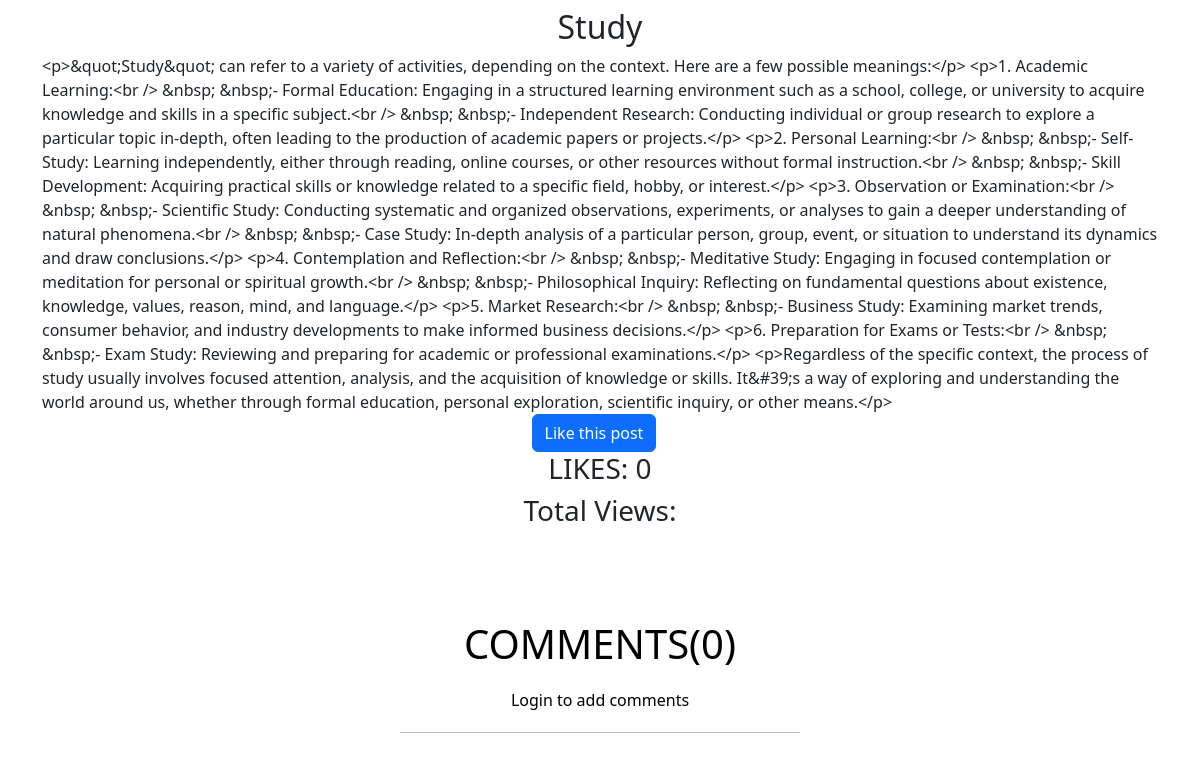
Page /blog_details/2/ on the committed database.
### myblogs/models.py (models this page shows, shortened)
class blog_post(models.Model):
    blog_name =models.CharField(max_length=100)
    cover_img =models.ImageField(upload_to ='images/')
    blog_description=RichTextField()
    blog_cat = models.ForeignKey(Blog_Category,on_delete=models.CASCADE)
    like_count = models.IntegerField(default=0,null=True)
    views_count =models.IntegerField(default=0,null=True)

### myblogs/views.py (the view)
# urls.py: path('blog_details/<str:blog_id>/',views.blog_details,name ='blog_details'),
def blog_details(request,blog_id):
    obj = get_object_or_404(blog_post, pk=blog_id)
    form = CommentForm()
    z= obj.views_count
    z=z+1
    obj.views_count=z
    obj.save()
    return render(request, "myblogs/blog_details.html", {"obj": obj, "form": form})

### myblogs/templates/myblogs/blog_details.html (shortened to what this page needs)
<!DOCTYPE html>
<html lang="en">
<head>
    <link href="https://cdn.jsdelivr.net/npm/bootstrap@5.3.2/dist/css/bootstrap.min.css" rel="stylesheet">
</head>
<body>
    <div class="container mt-2">
        <h2 class="text-center">{{ obj.blog_name }}</h2>
        {{ obj.blog_description}}
    </div>
    <div class="container text-center " >
        <a href="{% url 'add_likes' obj.id %}"class="btn btn-primary " >Like this post</a>
        <span class="container text-center">
        <h3>LIKES: {{obj.like_count}}</h3>
        <h3>Total Views: {{obj.view_count}}</h3>
        </span>
    </div>
   {% with comment_count=obj.comments.count %}
   <div class="comments-container text-center" style="margin: auto; width: 100%; max-width: 800px;">
       <h1 style="margin-bottom: 20px; margin-top: 60px; color:black; text-align: center;">COMMENTS({{ comment_count }})</h1>
       {% if user.is_authenticated %}
           <form method="post" action="{% url 'add_comment' blog_id=obj.id %}" style="margin-bottom: 20px; text-align: center;">
               {% csrf_token %}
               <div style="display: inline-block; background-color: rgba(248, 249, 250, 0.8); border-radius: 8px; padding: 10px; margin-bottom: 10px;">
                   {{ form.text }}
               </div>
               <button type="submit" class="btn btn-primary" style="display: block; margin: 0 auto;">Submit</button>
           </form>
       {% else %}
           <p style="margin-bottom: 20px; text-align: center; color: black;">Login to add comments</p>
       {% endif %}
       <hr style="width: 50%; margin: 20px auto; border-color: black;">
   </div>
{% endwith %}
</body>
</html>

### rows in the picture
blog_post: blog_name "Study", blog_description "<p>&quot;Study&quot; can refer to a variety of activities, depending on the context. Here are a few possible meanings:</p> <p>1. Academic Learning:<br /> &nbsp; &nbsp;- Formal Education: Engaging in a structured learning environment such as a school, college, or university to acquire knowledge and skills in a specific subject.<br /> &nbsp; &nbsp;- Independent Research: Conducting individual or group research to explore a particular topic in-depth, often leading to the production of academic papers or projects.</p> <p>2. Personal Learning:<br /> &nbsp; &nbsp;- Self-Study: Learning independently, either through reading, online courses, or other resources without formal instruction.<br />…", like_count "0"

### other values in the picture
{{ comment_count }} "0"
